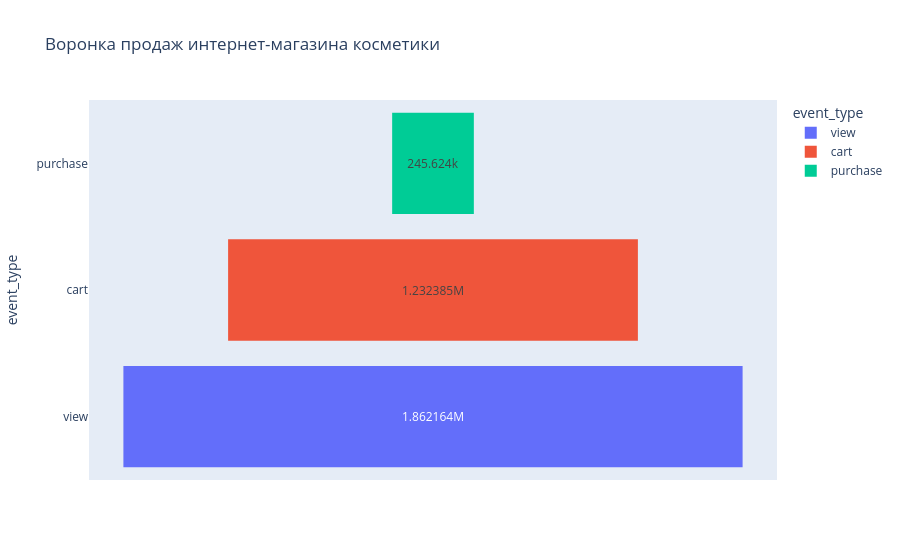

Notebook source saved alongside this figure:
### Code cell
import plotly.express as px

funnel_df = df[df['event_type'] != 'remove_from_cart']

funnel_counts = funnel_df['event_type'].value_counts().reset_index()
funnel_counts.columns = ['event_type', 'count']

fig = px.funnel(funnel_counts, x='count', y='event_type', 
                title='Воронка продаж интернет-магазина косметики',
                color='event_type')
fig.show()

### Figure 1 — Plotly figure (JSON) as saved in the notebook; plotly's stock layout.template omitted (floating-point values rounded to 4 significant figures)
{"data": [{"hovertemplate": "event_type=%{y}<br>count=%{x}<extra></extra>", "legendgroup": "view", "marker": {"color": "#636efa"}, "name": "view", "orientation": "h", "showlegend": true, "type": "funnel", "x": [1862164], "xaxis": "x", "y": ["view"], "yaxis": "y"}, {"hovertemplate": "event_type=%{y}<br>count=%{x}<extra></extra>", "legendgroup": "cart", "marker": {"color": "#EF553B"}, "name": "cart", "orientation": "h", "showlegend": true, "type": "funnel", "x": [1232385], "xaxis": "x", "y": ["cart"], "yaxis": "y"}, {"hovertemplate": "event_type=%{y}<br>count=%{x}<extra></extra>", "legendgroup": "purchase", "marker": {"color": "#00cc96"}, "name": "purchase", "orientation": "h", "showlegend": true, "type": "funnel", "x": [245624], "xaxis": "x", "y": ["purchase"], "yaxis": "y"}], "layout": {"legend": {"title": {"text": "event_type"}, "tracegroupgap": 0}, "title": {"text": "Воронка продаж интернет-магазина косметики"}, "xaxis": {"anchor": "y", "domain": [0, 1], "title": {"text": "count"}}, "yaxis": {"anchor": "x", "categoryarray": ["purchase", "cart", "view"], "categoryorder": "array", "domain": [0, 1], "title": {"text": "event_type"}}}}
